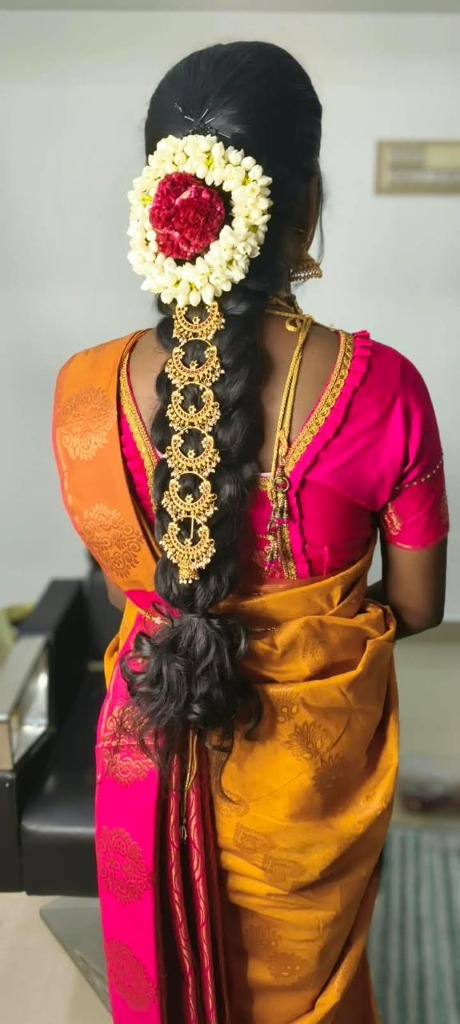
#> input picture hairstyle-1.jpg, 460 x 1024 px, given in place of look_muhurtham_hd_1788114313582.jpg, which was not available
$ python prepare_hd_looks.py
#> lines starting #> are read from the running program, lines starting #| are printed output that depends on the picture
from PIL import Image

# HD image paths from brain
paths = {
    'look-muhurtham-hd.jpg': (r'C:\Users\acer\.gemini\antigravity-ide\brain\c7861512-d120-4713-8939-fb434f96dce9\look_muhurtham_hd_1788114313582.jpg', (120, 80, 780, 960)),
    'look-christian-hd.jpg': (r'C:\Users\acer\.gemini\antigravity-ide\brain\c7861512-d120-4713-8939-fb434f96dce9\look_christian_hd_1788114599183.jpg', (150, 60, 750, 860)),
    'look-traditional-hd.jpg': (r'C:\Users\acer\.gemini\antigravity-ide\brain\c7861512-d120-4713-8939-fb434f96dce9\look_traditional_hd_1788114678193.jpg', (160, 120, 780, 940)),
    'look-reception-hd.jpg': (r'C:\Users\acer\.gemini\antigravity-ide\brain\c7861512-d120-4713-8939-fb434f96dce9\look_reception_hd_1788114765415.jpg', (160, 100, 780, 920))
}

for name, (path, crop_box) in paths.items():
    img = Image.open(path)
#> img is the input picture: PIL image 460x1024 RGB; mean R, G, B 151.7, 112.9, 97.2
    cropped = img.crop(crop_box)
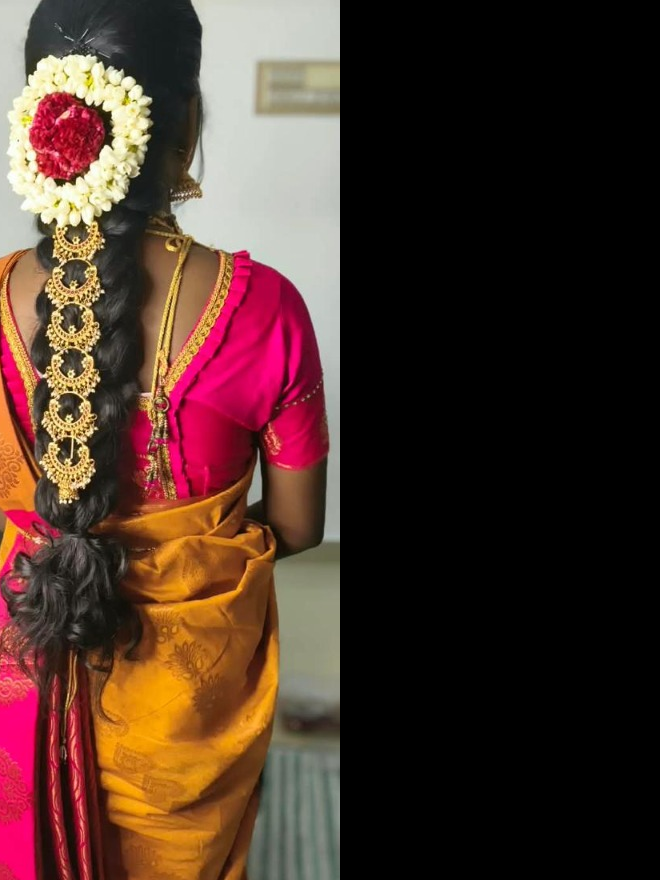
#> cropped: PIL image 660x880 RGB; mean R, G, B 75.7, 50.7, 41.6
    # Resize to standard 3:4 portrait (750x1000)
    resized = cropped.resize((750, 1000), Image.Resampling.LANCZOS)
    resized.save(f'static/{name}', quality=95)
    print(f'Saved static/{name}, size: {resized.size}')
#| Saved static/look-muhurtham-hd.jpg, size: (750, 1000)
#> pass 2 of the loop `for name, (path, crop_box) in paths.items():`:
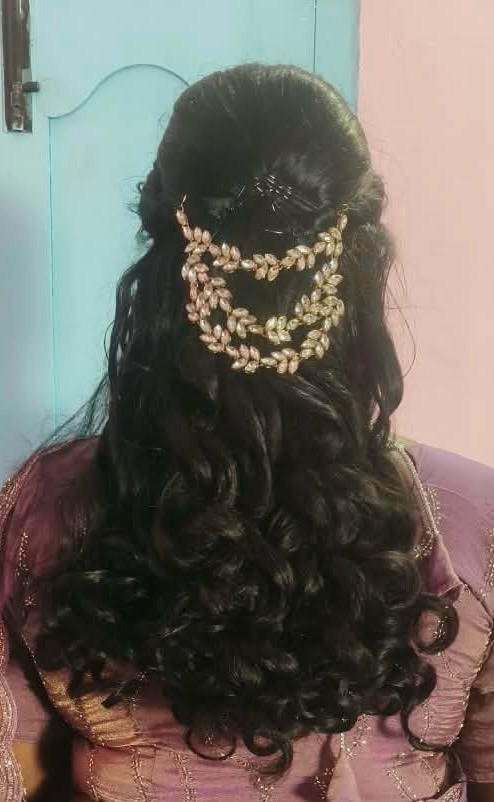
#> input picture hairstyle-2.jpg, 494 x 802 px, given in place of look_christian_hd_1788114599183.jpg, which was not available
#> img is the input picture: PIL image 494x802 RGB; mean R, G, B 109.6, 104, 96.8
#> `cropped = img.crop(crop_box)`:
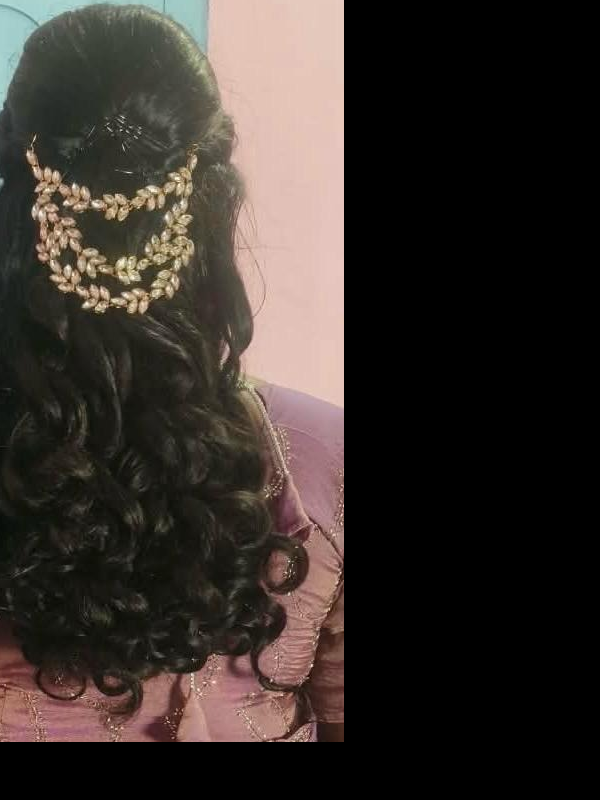
#> cropped: PIL image 600x800 RGB; mean R, G, B 54.4, 47.1, 42.5
#| Saved static/look-christian-hd.jpg, size: (750, 1000)
#> (the run stopped early here; a loop or call above may not have finished)
